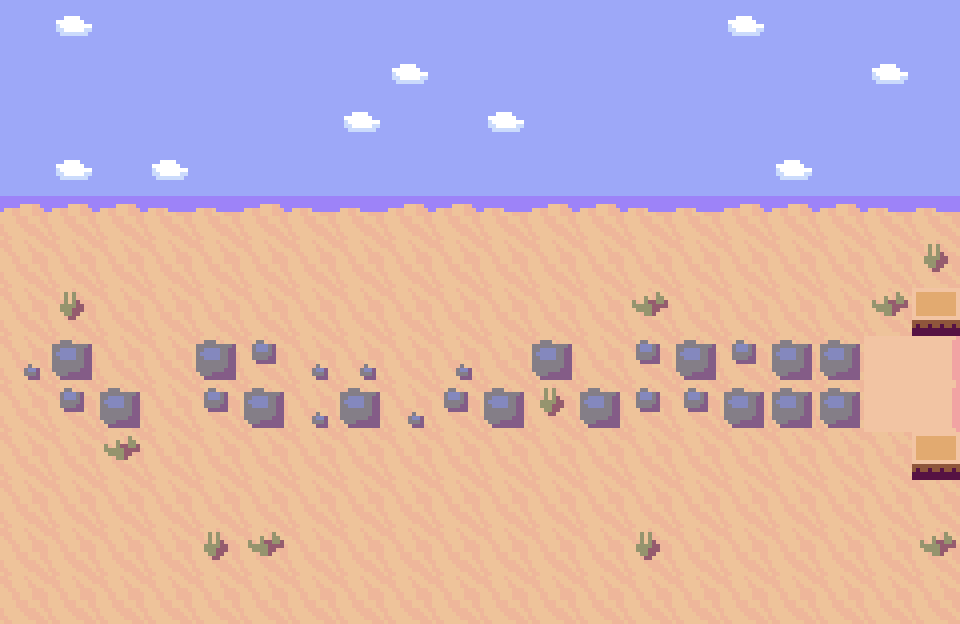

This is a level from a 2D game, rendered from its Tiled map with the project's own tilesets. A one-line summary and the complete map file follow:
An orthogonal 20x13 tile map with 48x48 px tiles, 1 tile layer (top).

<map version="1.10" tiledversion="1.10.1" orientation="orthogonal" renderorder="right-down" width="20" height="13" tilewidth="48" tileheight="48" infinite="0" nextlayerid="2" nextobjectid="1">
 <editorsettings>
  <export target="../../assets/Inicio/tilemapInicio.tmj" format="json" />
 </editorsettings>
 <tileset firstgid="1" name="Tiles0" tilewidth="48" tileheight="48" tilecount="50" columns="10">
  <image source="../Tiles.png" width="480" height="240" />
  <tile id="0">
   <properties>
    <property name="enter" type="bool" value="false" />
    <property name="ge_collide" type="bool" value="true" />
   </properties>
  </tile>
  <tile id="1">
   <properties>
    <property name="enter" type="bool" value="true" />
    <property name="ge_collide" type="bool" value="false" />
   </properties>
  </tile>
  <tile id="2">
   <properties>
    <property name="enter" type="bool" value="false" />
    <property name="ge_collide" type="bool" value="false" />
   </properties>
  </tile>
  <tile id="3">
   <properties>
    <property name="enter" type="bool" value="false" />
    <property name="ge_collide" type="bool" value="false" />
   </properties>
  </tile>
  <tile id="4">
   <properties>
    <property name="enter" type="bool" value="false" />
    <property name="ge_collide" type="bool" value="true" />
   </properties>
  </tile>
  <tile id="5">
   <properties>
    <property name="enter" type="bool" value="false" />
    <property name="ge_collide" type="bool" value="false" />
   </properties>
  </tile>
  <tile id="6">
   <properties>
    <property name="enter" type="bool" value="false" />
    <property name="ge_collide" type="bool" value="false" />
   </properties>
  </tile>
  <tile id="7">
   <properties>
    <property name="enter" type="bool" value="false" />
    <property name="ge_collide" type="bool" value="false" />
   </properties>
  </tile>
  <tile id="8">
   <properties>
    <property name="enter" type="bool" value="false" />
    <property name="ge_collide" type="bool" value="true" />
   </properties>
  </tile>
  <tile id="9">
   <properties>
    <property name="ge_collide" value="" />
   </properties>
  </tile>
  <tile id="10">
   <properties>
    <property name="enter" type="bool" value="false" />
    <property name="ge_collide" type="bool" value="false" />
   </properties>
  </tile>
  <tile id="11">
   <properties>
    <property name="enter" type="bool" value="false" />
    <property name="ge_collide" type="bool" value="false" />
   </properties>
  </tile>
  <tile id="12">
   <properties>
    <property name="enter" type="bool" value="false" />
    <property name="ge_collide" type="bool" value="false" />
   </properties>
  </tile>
  <tile id="13">
   <properties>
    <property name="enter" type="bool" value="false" />
    <property name="ge_collide" type="bool" value="false" />
   </properties>
  </tile>
  <tile id="14">
   <properties>
    <property name="enter" type="bool" value="false" />
    <property name="ge_collide" type="bool" value="true" />
   </properties>
  </tile>
  <tile id="15">
   <properties>
    <property name="enter" type="bool" value="false" />
    <property name="ge_collide" type="bool" value="false" />
   </properties>
  </tile>
  <tile id="16">
   <properties>
    <property name="enter" type="bool" value="false" />
    <property name="ge_collide" type="bool" value="false" />
   </properties>
  </tile>
  <tile id="17">
   <properties>
    <property name="enter" type="bool" value="false" />
    <property name="ge_collide" type="bool" value="false" />
   </properties>
  </tile>
  <tile id="18">
   <properties>
    <property name="enter" type="bool" value="false" />
    <property name="ge_collide" type="bool" value="false" />
   </properties>
  </tile>
  <tile id="19">
   <properties>
    <property name="ge_collide" value="" />
   </properties>
  </tile>
  <tile id="20">
   <properties>
    <property name="enter" type="bool" value="false" />
    <property name="ge_collide" type="bool" value="false" />
   </properties>
  </tile>
  <tile id="21">
   <properties>
    <property name="enter" type="bool" value="false" />
    <property name="ge_collide" type="bool" value="false" />
   </properties>
  </tile>
  <tile id="22">
   <properties>
    <property name="enter" type="bool" value="false" />
    <property name="ge_collide" type="bool" value="false" />
   </properties>
  </tile>
  <tile id="23">
   <properties>
    <property name="enter" type="bool" value="false" />
    <property name="ge_collide" type="bool" value="false" />
   </properties>
  </tile>
  <tile id="24">
   <properties>
    <property name="enter" type="bool" value="false" />
    <property name="ge_collide" type="bool" value="false" />
   </properties>
  </tile>
  <tile id="25">
   <properties>
    <property name="enter" type="bool" value="false" />
    <property name="ge_collide" type="bool" value="false" />
   </properties>
  </tile>
  <tile id="26">
   <properties>
    <property name="enter" type="bool" value="false" />
    <property name="ge_collide" type="bool" value="false" />
   </properties>
  </tile>
  <tile id="27">
   <properties>
    <property name="enter" type="bool" value="false" />
    <property name="ge_collide" type="bool" value="false" />
   </properties>
  </tile>
  <tile id="28">
   <properties>
    <property name="enter" type="bool" value="false" />
    <property name="ge_collide" type="bool" value="false" />
   </properties>
  </tile>
  <tile id="29">
   <properties>
    <property name="ge_collide" value="" />
   </properties>
  </tile>
  <tile id="30">
   <properties>
    <property name="enter" type="bool" value="false" />
    <property name="ge_collide" type="bool" value="false" />
   </properties>
  </tile>
  <tile id="31">
   <properties>
    <property name="enter" type="bool" value="false" />
    <property name="ge_collide" type="bool" value="false" />
   </properties>
  </tile>
  <tile id="32">
   <properties>
    <property name="enter" type="bool" value="false" />
    <property name="ge_collide" type="bool" value="false" />
   </properties>
  </tile>
  <tile id="33">
   <properties>
    <property name="enter" type="bool" value="false" />
    <property name="ge_collide" type="bool" value="true" />
   </properties>
  </tile>
  <tile id="34">
   <properties>
    <property name="enter" type="bool" value="false" />
    <property name="ge_collide" type="bool" value="true" />
   </properties>
  </tile>
  <tile id="35">
   <properties>
    <property name="enter" type="bool" value="false" />
    <property name="ge_collide" type="bool" value="false" />
   </properties>
  </tile>
  <tile id="36">
   <properties>
    <property name="enter" type="bool" value="false" />
    <property name="ge_collide" type="bool" value="false" />
   </properties>
  </tile>
  <tile id="37">
   <properties>
    <property name="enter" type="bool" value="false" />
    <property name="ge_collide" type="bool" value="false" />
   </properties>
  </tile>
  <tile id="38">
   <properties>
    <property name="enter" type="bool" value="false" />
    <property name="ge_collide" type="bool" value="false" />
   </properties>
  </tile>
  <tile id="39">
   <properties>
    <property name="ge_collide" value="" />
   </properties>
  </tile>
  <tile id="40">
   <properties>
    <property name="enter" type="bool" value="true" />
    <property name="ge_collide" type="bool" value="false" />
   </properties>
  </tile>
  <tile id="41">
   <properties>
    <property name="enter" type="bool" value="false" />
    <property name="ge_collide" type="bool" value="false" />
   </properties>
  </tile>
  <tile id="42">
   <properties>
    <property name="enter" type="bool" value="false" />
    <property name="ge_collide" type="bool" value="false" />
   </properties>
  </tile>
  <tile id="43">
   <properties>
    <property name="enter" type="bool" value="false" />
    <property name="ge_collide" type="bool" value="false" />
   </properties>
  </tile>
  <tile id="44">
   <properties>
    <property name="enter" type="bool" value="false" />
    <property name="ge_collide" type="bool" value="true" />
   </properties>
  </tile>
  <tile id="45">
   <properties>
    <property name="enter" type="bool" value="false" />
    <property name="ge_collide" type="bool" value="true" />
   </properties>
  </tile>
  <tile id="46">
   <properties>
    <property name="enter" type="bool" value="false" />
    <property name="ge_collide" type="bool" value="false" />
   </properties>
  </tile>
  <tile id="47">
   <properties>
    <property name="enter" type="bool" value="false" />
    <property name="ge_collide" type="bool" value="false" />
   </properties>
  </tile>
  <tile id="48">
   <properties>
    <property name="enter" type="bool" value="false" />
    <property name="ge_collide" type="bool" value="false" />
   </properties>
  </tile>
  <tile id="49">
   <properties>
    <property name="ge_collide" value="" />
   </properties>
  </tile>
 </tileset>
 <layer id="1" name="top" width="20" height="13">
  <data encoding="csv">
45,46,45,45,45,45,45,45,45,45,45,45,45,45,45,46,45,45,45,45,
45,45,45,45,45,45,45,45,46,45,45,45,45,45,45,45,45,45,46,45,
45,45,45,45,45,45,45,46,45,45,46,45,45,45,45,45,45,45,45,45,
45,46,45,46,45,45,45,45,45,45,45,45,45,45,45,45,46,45,45,45,
30,30,30,29,29,30,29,29,30,30,29,30,30,29,29,30,30,30,29,29,
44,44,44,44,44,44,44,44,44,44,44,44,44,44,44,44,44,44,44,38,
44,38,44,44,44,44,44,44,44,44,44,44,44,39,44,44,44,44,39,1,
40,36,44,44,36,37,40,40,44,40,44,36,44,37,36,37,36,36,31,2,
44,37,36,44,37,36,40,36,40,37,36,38,36,37,37,36,36,36,31,2,
44,44,39,44,44,44,44,44,44,44,44,44,44,44,44,44,44,44,44,1,
44,44,44,44,44,44,44,44,44,44,44,44,44,44,44,44,44,44,44,44,
44,44,44,44,38,39,44,44,44,44,44,44,44,38,44,44,44,44,44,39,
44,44,44,44,44,44,44,44,44,44,44,44,44,44,44,44,44,44,44,44
</data>
 </layer>
</map>
